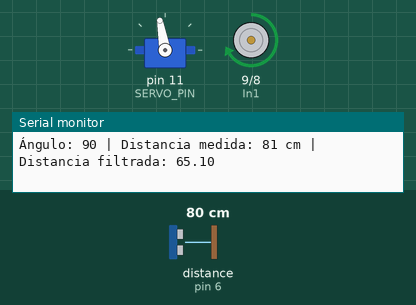
A sketch run on a simulated Arduino Uno, built with avr-gcc and run on an emulated ATmega328P. Parts: servo, motor-driver pin pairs drawn as motors (green arrow = first pin HIGH = forward, orange = second pin HIGH = backward, longer = more drive, scaled by the enable pin), the last lines printed to the serial monitor. Inputs (shaded band) come from the test bench; at power-on: distance to the obstacle (sensor on pin 6) 80 cm. The echo pulse lasts 58.3 µs per cm.

Above: at 1.9 s.
2.0 s: distance to the obstacle (sensor on pin 6) set to 39 cm
At 3.5 s:
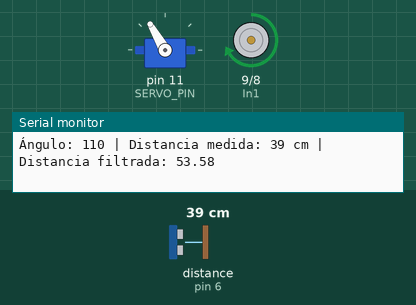
5.3 s: distance to the obstacle (sensor on pin 6) set to 36 cm
At 6.5 s:
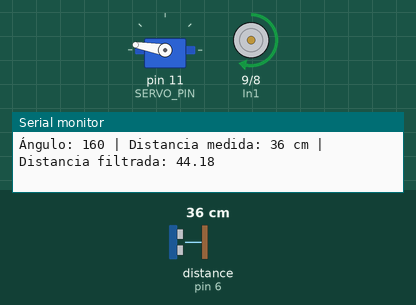
8.6 s: distance to the obstacle (sensor on pin 6) set to 28 cm
11.9 s: distance to the obstacle (sensor on pin 6) set to 22 cm
At 13.2 s:
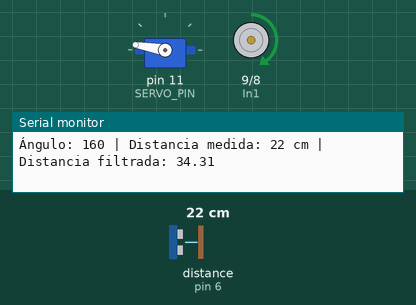
15.2 s: distance to the obstacle (sensor on pin 6) set to 40 cm
18.5 s: distance to the obstacle (sensor on pin 6) set to 44 cm
At 20.4 s:
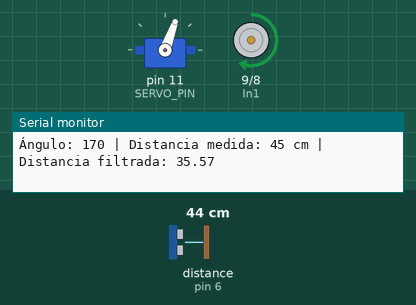
Timing chart, 0 to 22.8 s (numbered marks = the images above; inputs shaded):
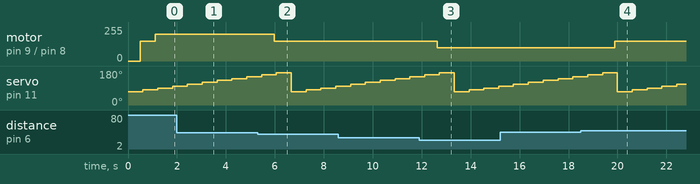

Measured:
- the behaviour switches between 37 and 36 cm on distance to the obstacle (sensor on pin 6) (found by bisection; images 1 and 2)
- the behaviour switches between 25 and 24 cm on distance to the obstacle (sensor on pin 6) (found by bisection; images 2 and 3)
- the behaviour switches between 43 and 44 cm on distance to the obstacle (sensor on pin 6) (found by bisection; images 3 and 4)
- after the input at 11.9 s, motor on pin 9 (In1) / pin 8 (In2): forward 150/255 → forward 100/255 after 0.73 s instead of 1.3 s
- after the input at 18.5 s, motor on pin 9 (In1) / pin 8 (In2): forward 100/255 → forward 150/255 after 1.4 s instead of 2.6 s

The sketch:

testSinPID.ino
```cpp
#include <NewPing.h>
#include <SimpleKalmanFilter.h>
#include <Servo.h>

Servo myServo;

// Definiciones para el sensor de ultrasonidos
#define TRIGGER_PIN  7  // Pin del trigger del sensor
#define ECHO_PIN     6  // Pin del echo del sensor
#define MAX_DISTANCE 200 // Distancia máxima en cm

// Pines del motor y servo
#define EnA 10
#define In1 9
#define In2 8
#define SERVO_PIN 11

int distanciaObjetivo = 40;
int servoMin = 70;  // Límite izquierdo del servo
int servoMax = 170; // Límite derecho del servo

// Crear un objeto NewPing
NewPing sonar(TRIGGER_PIN, ECHO_PIN, MAX_DISTANCE);

// Crear un filtro Kalman
SimpleKalmanFilter kalmanFilter(2, 2, 0.01);

void setup() {
  Serial.begin(9600);

  // Configurar los pines del motor como salida
  pinMode(EnA, OUTPUT);
  pinMode(In1, OUTPUT);
  pinMode(In2, OUTPUT);

  // Configurar el servo
  myServo.attach(SERVO_PIN);

  // Inicialmente posicionar el sensor en el centro de su rango
  myServo.write(120); // Posición central
}

void loop() {
  for (int angle = servoMin; angle <= servoMax; angle += 10) {
    // Mover el servo al ángulo actual
    myServo.write(angle);
    delay(500); // Esperar a que el servo se estabilice

    // Leer la distancia con el sensor de ultrasonidos
    unsigned int distance = sonar.ping_cm();

    // Aplicar el filtro de Kalman
    float filteredDistance = kalmanFilter.updateEstimate(distance);

    // Mostrar la distancia medida y la distancia filtrada
    Serial.print("Ángulo: ");
    Serial.print(angle);
    Serial.print(" | Distancia medida: ");
    Serial.print(distance);
    Serial.print(" cm | Distancia filtrada: ");
    Serial.println(filteredDistance);

    // Controlar el motor para seguir la pared a 40 cm
    if (filteredDistance < (distanciaObjetivo - 5)) {
      // Si estamos demasiado cerca de la pared, reducir la velocidad del motor
      moverMotor(100); // Velocidad reducida
    }
    else if (filteredDistance > (distanciaObjetivo + 5)) {
      // Si estamos demasiado lejos de la pared, aumentar la velocidad del motor
      moverMotor(200); // Velocidad aumentada
    }
    else {
      // Si estamos a la distancia correcta, mantener velocidad media
      moverMotor(150); // Velocidad media
    }

    delay(100); // Pequeño retraso entre lecturas
  }
}

void moverMotor(int velocidad) {
  analogWrite(EnA, velocidad);
  if (velocidad > 0) {
    digitalWrite(In1, HIGH);
    digitalWrite(In2, LOW);
  } else {
    digitalWrite(In1, LOW);
    digitalWrite(In2, HIGH);
  }
}
```
